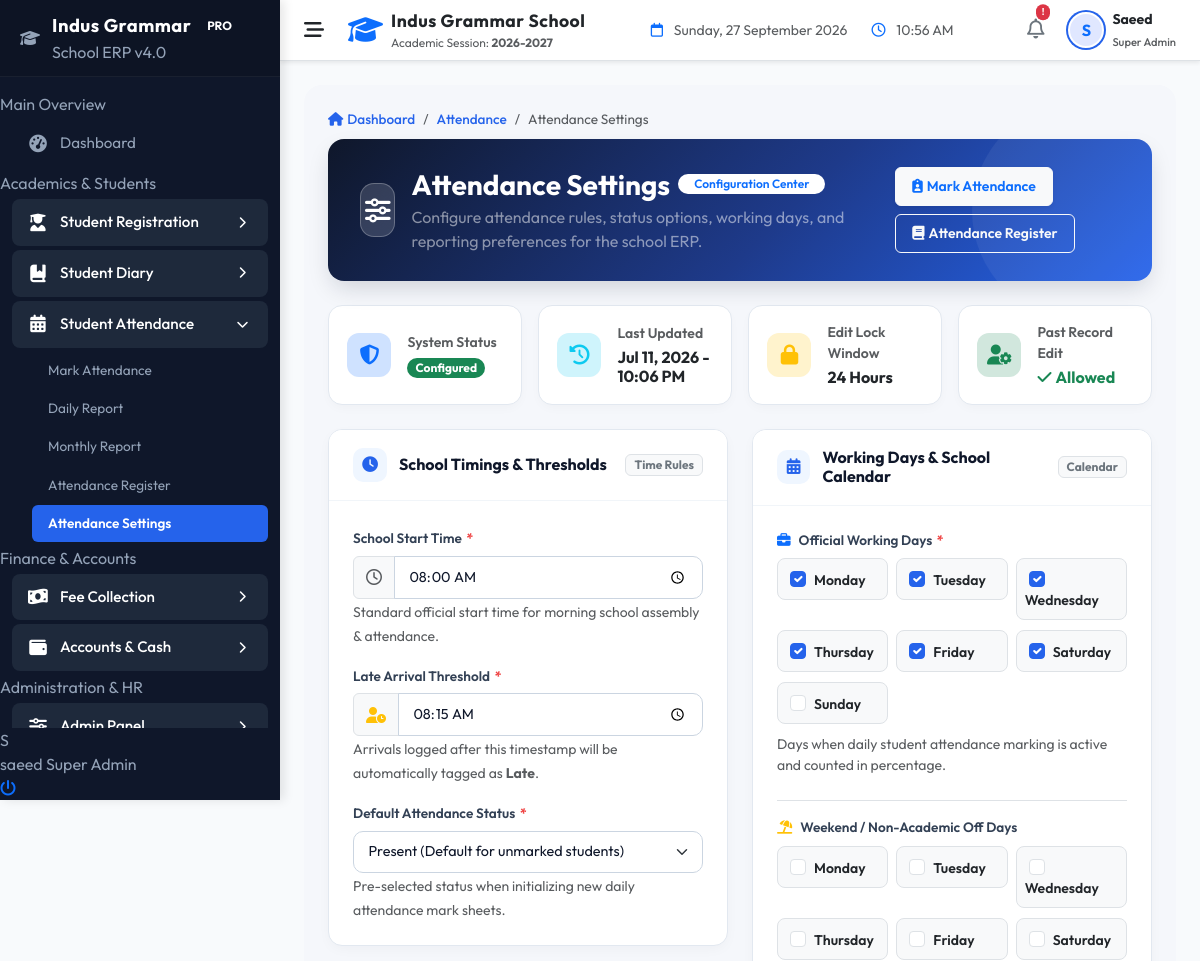
Before: /indus-grammar-school-erp/modules/attendance/settings.php (signed in, upper part) with the older database file.
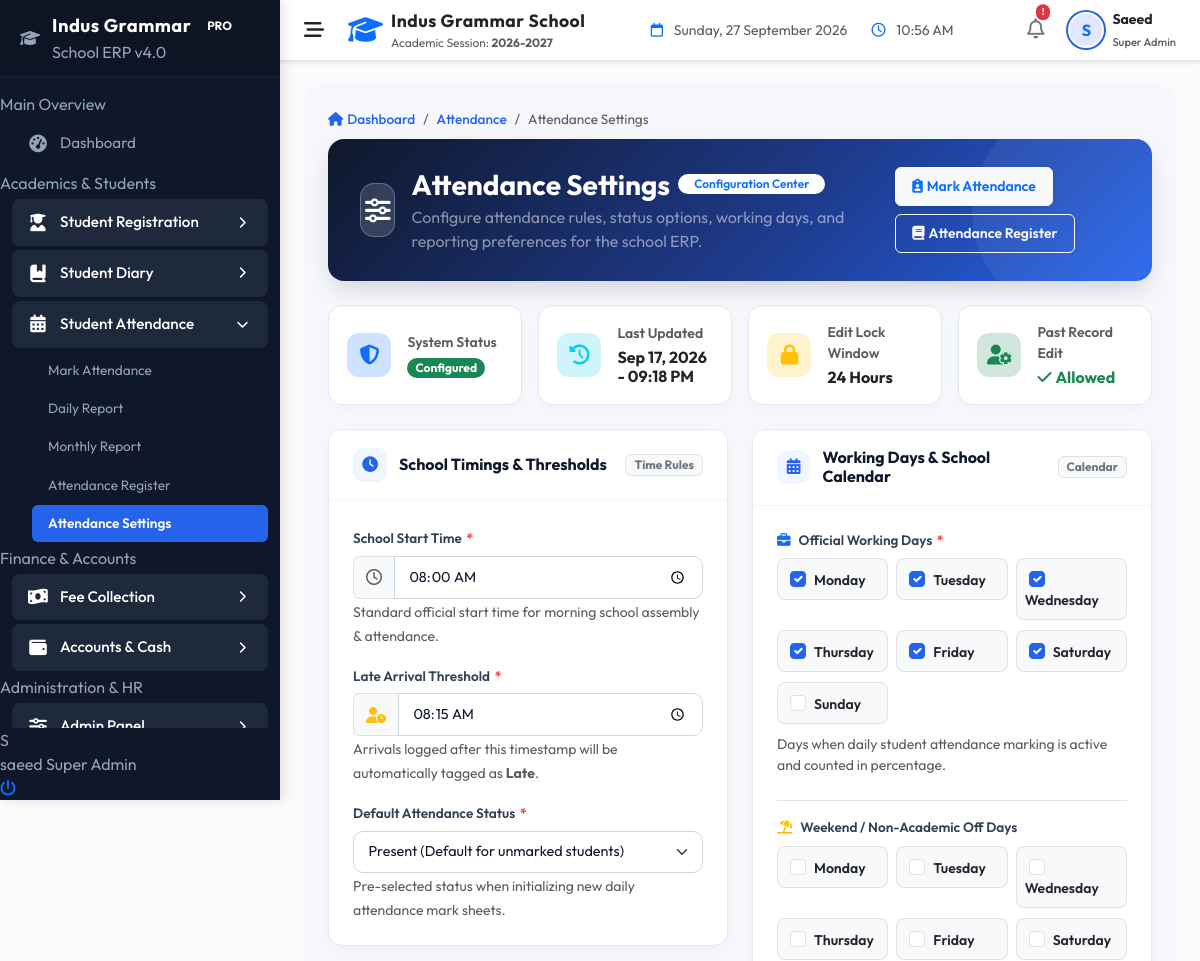
After: the same page with the newer database file.
### tables this page shows
CREATE TABLE `attendance_settings` (
  `id` int NOT NULL AUTO_INCREMENT,
  `school_start_time` time NOT NULL DEFAULT '08:00:00',
  `late_arrival_time` time NOT NULL DEFAULT '08:15:00',
  `working_days` varchar(255) NOT NULL DEFAULT 'Monday,Tuesday,Wednesday,Thursday,Friday,Saturday',
  `weekend_days` varchar(255) NOT NULL DEFAULT 'Sunday',
  `default_status` varchar(20) NOT NULL DEFAULT 'Present',
  `allow_edit` tinyint(1) NOT NULL DEFAULT '1',
  `lock_hours` int NOT NULL DEFAULT '24',
  `created_at` timestamp NULL DEFAULT CURRENT_TIMESTAMP,
  `updated_at` timestamp NULL DEFAULT CURRENT_TIMESTAMP ON UPDATE CURRENT_TIMESTAMP,
  PRIMARY KEY (`id`)
);

### indus-grammar-school-erp/modules/attendance/settings.php (the view, shortened to what the changed rows need)
<?php
$db = Database::getConnection();
$settings = null;
try {
    $settings = $db->query("SELECT * FROM attendance_settings ORDER BY id ASC LIMIT 1")->fetch(PDO::FETCH_ASSOC);
} catch (Exception $e) {
    $error = "Error loading settings database: " . $e->getMessage();
}
$daysOfWeek = ['Monday', 'Tuesday', 'Wednesday', 'Thursday', 'Friday', 'Saturday', 'Sunday'];
$workingDaysArray = explode(',', $settings['working_days'] ?? 'Monday,Tuesday,Wednesday,Thursday,Friday,Saturday');
$weekendDaysArray = explode(',', $settings['weekend_days'] ?? 'Sunday');
include_once __DIR__ . '/../../includes/header.php';
?>
<div class="adv-page-wrapper">
    <div class="row g-3 mb-4">
        <div class="col-6 col-md-3">
            <div class="summary-mini-card">
                <div>
                    <span class="text-muted small fw-semibold d-block">Last Updated</span>
                    <h6 class="fw-bold text-dark mb-0 mt-1 fs-7">
                        <?php echo !empty($settings['updated_at']) ? date('M d, Y - h:i A', strtotime($settings['updated_at'])) : 'Default Configuration'; ?>
                    </h6>
                </div>
            </div>
        </div>
        <div class="col-6 col-md-3">
            <div class="summary-mini-card">
                <div>
                    <span class="text-muted small fw-semibold d-block">Edit Lock Window</span>
                    <h6 class="fw-bold text-dark mb-0 mt-1"><?php echo htmlspecialchars($settings['lock_hours'] ?? '24'); ?> Hours</h6>
                </div>
            </div>
        </div>
    </div>
    <form id="attendanceSettingsForm" method="POST">
        <div class="row">
            <div class="col-lg-6">
                <div class="adv-card">
                    <div class="adv-card-body">
                        <div class="mb-3">
                            <div class="input-group">
                                <span class="input-group-text bg-light text-muted"><i class="fa-regular fa-clock"></i></span>
                                <input type="time" class="form-control adv-control" name="school_start_time" value="<?php echo htmlspecialchars($settings['school_start_time'] ?? '08:00:00'); ?>" required>
                            </div>
                        </div>
                        <div class="mb-3">
                            <div class="input-group">
                                <span class="input-group-text bg-light text-warning"><i class="fa-solid fa-user-clock"></i></span>
                                <input type="time" class="form-control adv-control" name="late_arrival_time" value="<?php echo htmlspecialchars($settings['late_arrival_time'] ?? '08:15:00'); ?>" required>
                            </div>
                        </div>
                        <div class="mb-0">
                            <label class="adv-label">Default Attendance Status <span class="adv-required">*</span></label>
                            <select class="form-select adv-select" name="default_status" required>
                                <option value="Present" <?php echo (($settings['default_status'] ?? '') === 'Present') ? 'selected' : ''; ?>>Present (Default for unmarked students)</option>
                            </select>
                            <span class="form-text text-muted small">Pre-selected status when initializing new daily attendance mark sheets.</span>
                        </div>
                    </div>
                </div>
            </div>
            <div class="col-lg-6">
                <div class="adv-card">
                    <div class="adv-card-body">
                        <div class="mb-4">
                            <div class="row g-2">
                                <?php foreach ($daysOfWeek as $day): ?>
                                    <div class="col-6 col-sm-4">
                                        <div class="form-check p-2 border rounded-3 bg-light hover-shadow transition">
                                            <input class="form-check-input ms-1 me-2" type="checkbox" name="working_days[]" value="<?php echo $day; ?>" id="work_<?php echo $day; ?>" <?php echo in_array($day, $workingDaysArray) ? 'checked' : ''; ?>>
                                            <label class="form-check-label text-dark small fw-semibold" for="work_<?php echo $day; ?>"><?php echo $day; ?></label>
                                        </div>
                                    </div>
                                <?php endforeach; ?>
                            </div>
                        </div>
                        <div class="mb-0 border-top pt-3">
                            <div class="row g-2">
                                <?php foreach ($daysOfWeek as $day): ?>
                                    <div class="col-6 col-sm-4">
                                        <div class="form-check p-2 border rounded-3 bg-light">
                                            <input class="form-check-input ms-1 me-2" type="checkbox" name="weekend_days[]" value="<?php echo $day; ?>" id="week_<?php echo $day; ?>" <?php echo in_array($day, $weekendDaysArray) ? 'checked' : ''; ?>>
                                            <label class="form-check-label text-dark small fw-semibold" for="week_<?php echo $day; ?>"><?php echo $day; ?></label>
                                        </div>
                                    </div>
                                <?php endforeach; ?>
                            </div>
                        </div>
                    </div>
                </div>
            </div>
        </div>
    </form>
</div>
<?php
include_once __DIR__ . '/../../includes/footer.php';
?>

Changed rows visible on the page:
changed attendance_settings "Present (Default for unmarked students)": updated_at "Jul 11, 2026 - 10:06 PM" → "Sep 17, 2026 - 09:18 PM"
